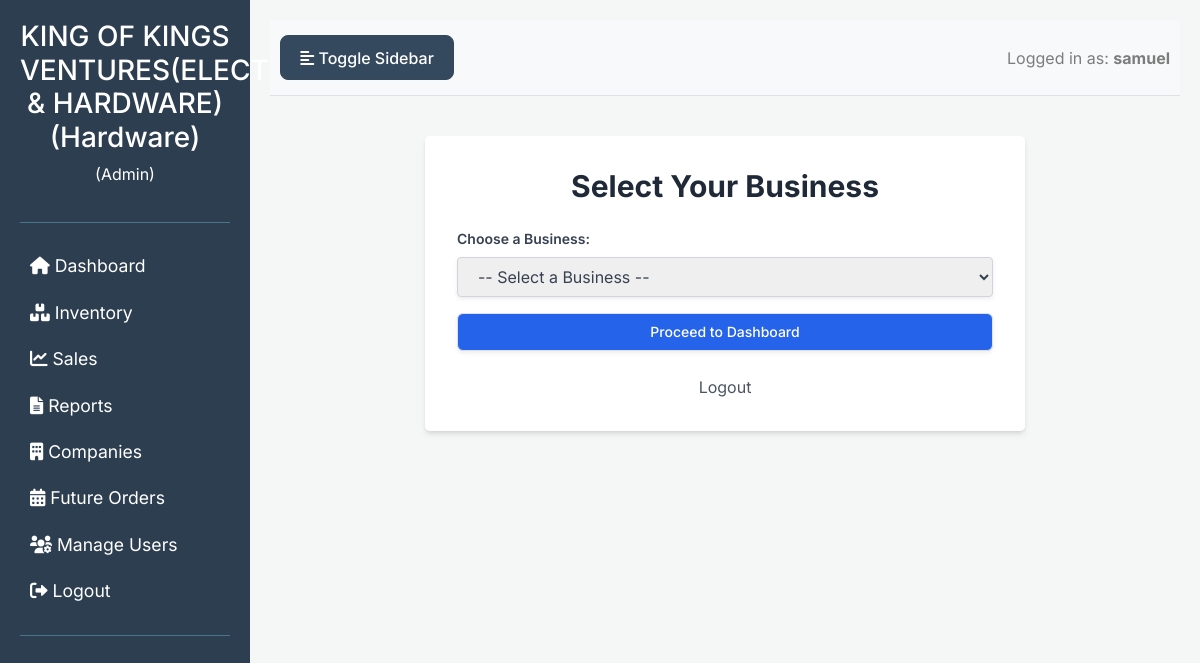
The page /business_selection (signed in) on the database its author committed.
### models.py (models this page shows, shortened)
class Business(db.Model):
    __tablename__ = 'businesses'
    id = db.Column(db.String(36), primary_key=True, default=lambda: str(uuid.uuid4()))
    name = db.Column(db.String(100), unique=True, nullable=False)
    type = db.Column(db.String(50), nullable=False)
    address = db.Column(db.String(200), nullable=True)
    location = db.Column(db.String(100), nullable=True)
    contact = db.Column(db.String(50), nullable=True)
    email = db.Column(db.String(120), nullable=True)
    is_active = db.Column(db.Boolean, default=True)
    last_synced_at = db.Column(db.DateTime, default=datetime.utcnow)
    remote_id = db.Column(db.String(36), nullable=True, unique=True)
    users = db.relationship('User', back_populates='business', lazy=True)
    inventory_items = db.relationship('InventoryItem', back_populates='business', lazy=True)
    sales_records = db.relationship('SalesRecord', back_populates='business', lazy=True)
    rental_records = db.relationship('RentalRecord', back_populates='business', lazy=True)
    creditors = db.relationship('Creditor', back_populates='business', lazy=True)
    debtors = db.relationship('Debtor', back_populates='business', lazy=True)
    hirable_items = db.relationship('HirableItem', back_populates='business', lazy=True)
    future_orders = db.relationship('FutureOrder', back_populates='business', lazy=True)
    company_transactions = db.relationship('CompanyTransaction', back_populates='business', lazy=True)

class User(UserMixin,db.Model):
    __tablename__ = 'user'
    id = db.Column(db.String, primary_key=True, default=lambda: str(uuid.uuid4()))
    username = db.Column(db.String(80), unique=True, nullable=False)
    _password_hash = db.Column('password', db.String(128), nullable=False)
    role = db.Column(db.String(50), default='user')
    business_id = db.Column(db.String, db.ForeignKey('businesses.id'), nullable=True)
    is_active = db.Column(db.Boolean, default=True)
    created_at = db.Column(db.DateTime, default=datetime.utcnow)
    business = db.relationship('Business', back_populates='users')
    @property
    def password(self):
        raise AttributeError('password is not a readable attribute')
    @password.setter
    def password(self, password):
        self._password_hash = generate_password_hash(password, method='pbkdf2:sha256')

### app.py (the view, shortened to what this page needs)
    @app.route('/business_selection', methods=['GET', 'POST'])
    def business_selection():
        if 'username' not in session or session.get('role') == 'super_admin':
            flash('Please log in or you are a Super Admin.', 'warning')
            return redirect(url_for('login'))
        current_username = session['username']
        user_businesses_ids = [u.business_id for u in User.query.filter_by(username=current_username).all()]
        user_businesses = Business.query.filter(Business.id.in_(user_businesses_ids)).all()
        if not user_businesses:
            flash('No businesses found for your account. Please contact an administrator.', 'danger')
        return render_template('business_selection.html', businesses=user_businesses)

### templates/business_selection.html (shortened to what this page needs)
{% extends 'base.html' %}
{% block content %}
<div class="container mx-auto p-6 bg-white rounded-lg shadow-md max-w-md mt-10">
    <h2 class="text-3xl font-bold text-gray-800 mb-6 text-center">Select Your Business</h2>
    {% if businesses %}
    <form method="POST" action="{{ url_for('business_selection') }}" class="space-y-4">
        <div>
            <label for="business_id" class="block text-sm font-medium text-gray-700">Choose a Business:</label>
            <select id="business_id" name="business_id" required
                    class="mt-1 block w-full rounded-md border-gray-300 shadow-sm py-2 px-3 focus:border-indigo-500 focus:ring-indigo-500">
                <option value="">-- Select a Business --</option>
            </select>
        </div>
        <button type="submit" class="w-full flex justify-center py-2 px-4 border border-transparent rounded-md shadow-sm text-sm font-medium text-white bg-blue-600 hover:bg-blue-700 focus:outline-none focus:ring-2 focus:ring-offset-2 focus:ring-blue-500">
            Proceed to Dashboard
        </button>
    </form>
    {% else %}
    <p class="text-center text-gray-600">No businesses found for your account. Please contact an administrator.</p>
    {% endif %}
    <div class="mt-6 text-center">
        <a href="{{ url_for('logout') }}" class="text-sm text-gray-600 hover:text-gray-900">Logout</a>
    </div>
</div>
{% endblock %}

### templates/base.html (shortened to what this page needs)
<!DOCTYPE html>
<html lang="en">
<head>
    <link rel="stylesheet" href="https://stackpath.bootstrapcdn.com/bootstrap/4.5.2/css/bootstrap.min.css">
    <link rel="stylesheet" href="https://cdnjs.cloudflare.com/ajax/libs/font-awesome/6.0.0-beta3/css/all.min.css">
</head>
<body class="bg-gray-100 min-h-screen">
    <div class="wrapper">
        <nav id="sidebar" class="sidebar">
            <div class="sidebar-header">
                <h3>
                    {% if session.get('business_name') %}
                        {{ session.get('business_name') }}
                        {% if session.get('business_type') %}
                            ({{ session.get('business_type') }})
                        {% endif %}
                    {% else %}
                        BizApp
                    {% endif %}
                </h3>
                <p>({{ session.get('role', 'Guest').replace('_', ' ').title() }})</p>
            </div>
            <ul class="list-unstyled components">
                <li><a href="{{ url_for('dashboard') }}"><i class="fas fa-home"></i> Dashboard</a></li>
                {% if session.get('role') in ['admin', 'viewer_admin'] %}
                <li><a href="{{ url_for('inventory') }}"><i class="fas fa-boxes"></i> Inventory</a></li>
                {% endif %}
                {% if session.get('role') in ['admin', 'sales', 'viewer_admin'] %}
                <li><a href="{{ url_for('sales') }}"><i class="fas fa-chart-line"></i> Sales</a></li>
                {% endif %}
                {% if session.get('role') in ['admin', 'viewer_admin'] %}
                <li><a href="{{ url_for('reports') }}"><i class="fas fa-file-alt"></i> Reports</a></li>
                {% endif %}
                {% if session.get('business_type') == 'Hardware' and session.get('role') in ['admin', 'sales', 'viewer_admin'] %}
                <li><a href="{{ url_for('companies') }}"><i class="fas fa-building"></i> Companies</a></li>
                <li><a href="{{ url_for('future_orders') }}"><i class="fas fa-calendar-alt"></i> Future Orders</a></li>
                {% endif %}
                {% if session.get('role') in ['admin', 'viewer_admin'] %}
                <li><a href="{{ url_for('manage_business_users') }}"><i class="fas fa-users-cog"></i> Manage Users</a></li>
                {% endif %}
                <li><a href="{{ url_for('logout') }}"><i class="fas fa-sign-out-alt"></i> Logout</a></li>
            </ul>
        </nav>
        <div id="content" class="content">
            <nav class="navbar navbar-expand-lg navbar-light bg-light">
                <button type="button" id="sidebarCollapse" class="btn btn-info">
                    <i class="fas fa-align-left"></i>
                    <span>Toggle Sidebar</span>
                </button>
                <div class="ml-auto">
                    <span class="navbar-text">
                        Logged in as: <strong>{{ session.get('username') }}</strong>
                    </span>
                </div>
            </nav>
            {% block content %}{% endblock %}
        </div>
    </div>
</body>
</html>

### templates/business_selection.html (style rules this page uses)
body { font-family: 'Inter', sans-serif; background-color: #f4f7f6; }
.container { max-width: 448px; margin-left: auto; margin-right: auto; padding: 1.5rem; background-color: #ffffff; border-radius: 0.5rem; box-shadow: 0 4px 6px -1px rgba(0, 0, 0, 0.1), 0 2px 4px -2px rgba(0, 0, 0, 0.1); margin-top: 2.5rem; }
h2 { font-size: 1.875rem; line-height: 2.25rem; font-weight: 700; color: #1f2937; margin-bottom: 1.5rem; text-align: center; }
.space-y-4 > *:not(:first-child) { margin-top: 1rem; }
label { display: block; font-size: 0.875rem; font-weight: 500; color: #374151; }
select { margin-top: 0.25rem; display: block; width: 100%; border-radius: 0.375rem; border: 1px solid #d1d5db; box-shadow: 0 1px 2px 0 rgba(0, 0, 0, 0.05); padding-top: 0.5rem; padding-bottom: 0.5rem; padding-left: 0.75rem; padding-right: 0.75rem; outline: none; transition: border-color 0.15s ease-in-out, box-shadow 0.15s ease-in-out; }
button[type="submit"] { width: 100%; display: flex; justify-content: center; padding: 0.5rem 1rem; border: 1px solid transparent; border-radius: 0.375rem; box-shadow: 0 1px 2px 0 rgba(0, 0, 0, 0.05); font-size: 0.875rem; line-height: 1.25rem; font-weight: 500; color: #ffffff; background-color: #2563eb; cursor: pointer; transition: background-color 0.15s ease-in-out, box-shadow 0.15s ease-in-out; }
.text-center { text-align: center; }
p.text-gray-600, a.text-gray-600 { color: #4b5563; }
.mt-6 { margin-top: 1.5rem; }

### templates/base.html (style rules this page uses)
body { font-family: 'Inter', sans-serif; background-color: #f4f7f6; color: #333; }
.wrapper { display: flex; min-height: 100vh; }
.sidebar { min-width: 250px; max-width: 250px; background: #2c3e50; color: #fff; transition: all 0.3s; padding: 20px; }
.sidebar .sidebar-header { padding-bottom: 20px; border-bottom: 1px solid #47748b; text-align: center; }
.sidebar ul.components { padding: 20px 0; border-bottom: 1px solid #47748b; }
.sidebar ul li a { padding: 10px; font-size: 1.1em; display: block; color: #fff; text-decoration: none; }
.navbar { padding: 15px 10px; background: #fff; border-bottom: 1px solid #dee2e6; }
.content { width: 100%; padding: 20px; min-height: 100vh; transition: all 0.3s; }
#sidebarCollapse { background: #34495e; border-color: #34495e; color: #fff; }
.btn { padding: 0.6rem 1.2rem; border-radius: 0.5rem; font-weight: 500; cursor: pointer; transition: all 0.2s ease-in-out; border: 1px solid transparent; }
.container { max-width: 600px; margin-left: auto; margin-right: auto; padding: 2rem; background-color: #ffffff; border-radius: 0.75rem; box-shadow: 0 4px 6px -1px rgba(0, 0, 0, 0.1), 0 2px 4px -2px rgba(0, 0, 0, 0.1); margin-top: 2.5rem; }
h2 { font-size: 1.875rem; line-height: 2.25rem; font-weight: 700; color: #1f2937; margin-bottom: 1.5rem; text-align: center; }
.space-y-4 > *:not(:first-child) { margin-top: 1rem; }
label { display: block; font-size: 0.875rem; font-weight: 600; color: #374151; margin-bottom: 0.5rem; }
input[type="text"], input[type="password"], select { box-shadow: 0 1px 2px 0 rgba(0, 0, 0, 0.05); border: 1px solid #d1d5db; border-radius: 0.25rem; width: 100%; padding-top: 0.5rem; padding-bottom: 0.5rem; padding-left: 0.75rem; padding-right: 0.75rem; color: #374151; line-height: 1.25; transition: all 0.2s ease-in-out; }
button[type="submit"] { width: 100%; display: flex; justify-content: center; padding: 0.5rem 1rem; border: 1px solid transparent; border-radius: 0.375rem; box-shadow: 0 1px 2px 0 rgba(0, 0, 0, 0.05); font-size: 0.875rem; line-height: 1.25rem; font-weight: 500; color: #ffffff; background-color: #2563eb; cursor: pointer; transition: background-color 0.15s ease-in-out, box-shadow 0.15s ease-in-out; }
.text-center { text-align: center; }
p.text-gray-600, a.text-gray-600 { color: #4b5563; }
.mt-6 { margin-top: 1.5rem; }

### rows shown on the page
Business: get "KING OF KINGS VENTURES(ELECTRICAL & HARDWARE)", get "Hardware"
User: get "Admin", get "samuel"
